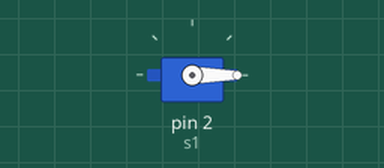
Recording of a sketch running on a simulated Arduino Uno, built with avr-gcc and run on an emulated ATmega328P. On the bench: servo.

Above: at 0.05 s.
Timing chart, 0 to 4.6 s (numbered marks = the images above):
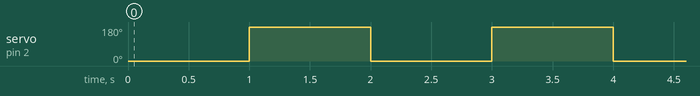

Measured:
- by itself, servo on pin 2 (s1): alternates 180° for 1.0 s and 0° for 1.0 s

The sketch:

ServoTest.ino
```cpp
#include<Servo.h>
Servo s1;

void setup()
{
  s1.attach(2);
}

void loop()
{
  s1.write(0);
  delay(1000);
  s1.write(180);
  delay(1000);


}
```
